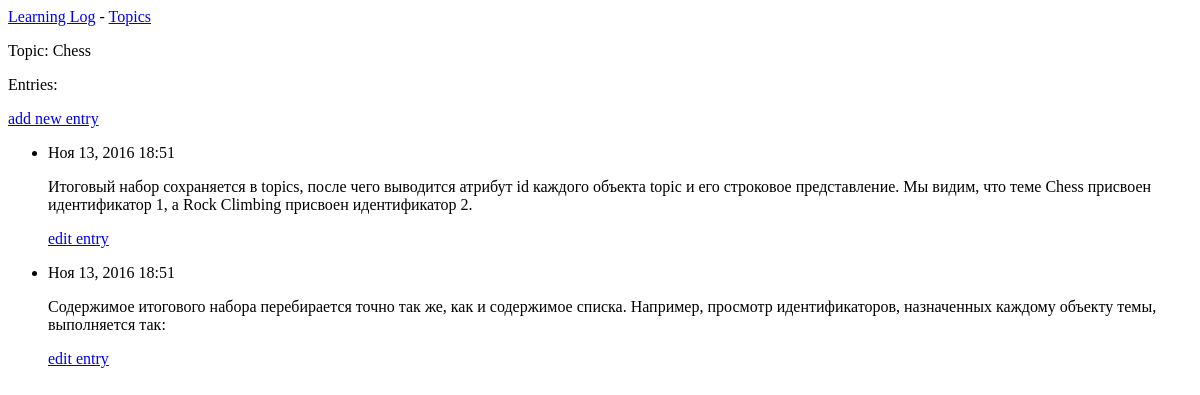
Page /topics/1/ on the earlier database version.
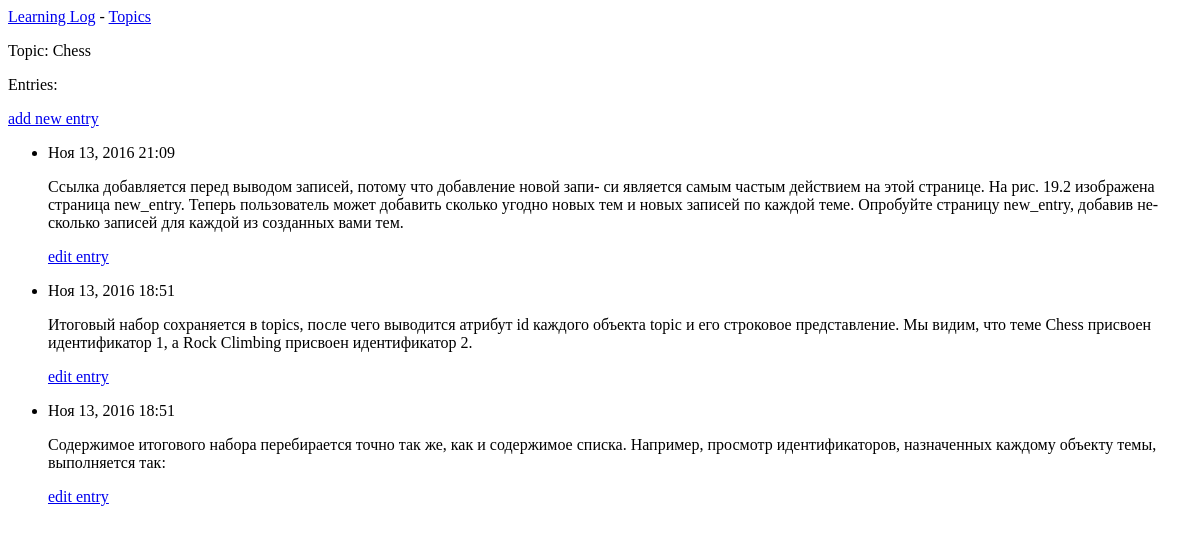
Same page on the later database version.
### learning_logs/models.py (models this page shows, shortened)
class Topic(models.Model):
    text = models.CharField(max_length=200)
    date_added = models.DateTimeField(auto_now_add=True)
    class Meta:
        verbose_name = 'Тема'
        verbose_name_plural = 'Темы'
    def __str__(self):
        return self.text

class Entry(models.Model):
    topic = models.ForeignKey(Topic)
    text = models.TextField()
    date_added = models.DateTimeField(auto_now_add=True)
    class Meta:
        verbose_name_plural = 'Записи'

### learning_logs/views.py (the view)
# urls.py: url(r'^topics/(?P<topic_id>\d+)/$', views.topic, name='topic'),
def topic(request, topic_id):
    topic = Topic.objects.get(id=topic_id)
    entries = topic.entry_set.order_by('-date_added')
    context = {'topic': topic, 'entries': entries}
    return render(request, 'learning_logs/topic.html', context)

### learning_logs/templates/learning_logs/topic.html
{% extends 'learning_logs/base.html' %}
{% block content %}
    <p>Topic: {{ topic }}</p>
    <p>Entries:</p>
    <p>
       <a href="{% url 'learning_logs:new_entry' topic.id %}">add new entry</a>
    </p>
    <ul>
    {% for entry in entries %}
        <li>
            <p>{{ entry.date_added|date:'M d, Y H:i' }}</p>
            <p>{{ entry.text|linebreaks }}</p>
            <p>
                <a href="{% url 'learning_logs:edit_entry' entry.id %}">edit entry</a>
            </p>
        </li>
    {% empty %}
        <li>
            There are no entries for this topic yet.
        </li>
    {% endfor %}
    </ul>
{% endblock content %}

### learning_logs/templates/learning_logs/base.html
<p>
     <a href="{% url 'learning_logs:index' %}">Learning Log</a> -
     <a href="{% url 'learning_logs:topics' %}">Topics</a>
</p>
{% block content %}{% endblock content %}

Differences in the rows shown:
added Entry: date_added "Ноя 13, 2016 21:09", text "Ссылка добавляется перед выводом записей, потому что добавление новой запи- си является самым частым действием на этой странице. На рис. 19.2 изображена страница new_entry. Теперь пользователь может добавить сколько угодно новых тем и новых записей по каждой теме. Опробуйте страницу new_entry, добавив не- сколько записей для каждой из созданных вами тем."
